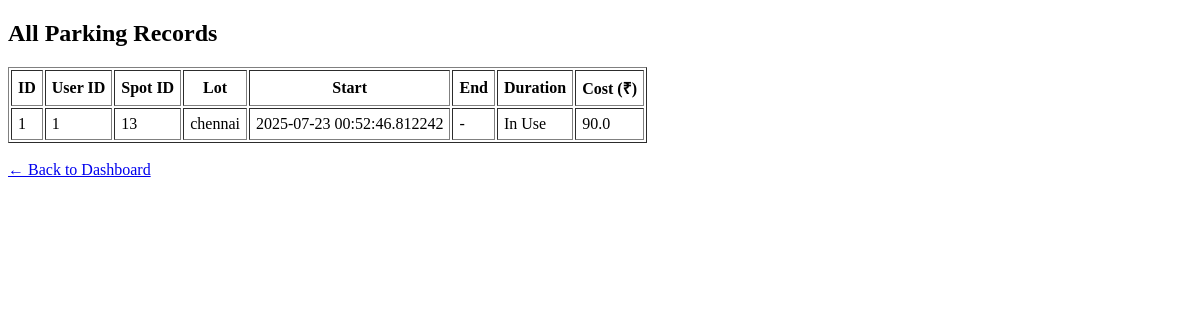
The app's page /admin/reservations, older data.
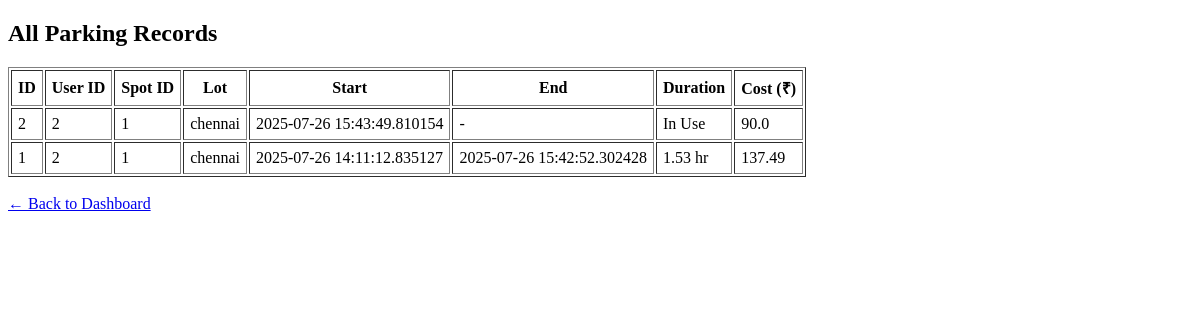
The same page, newer data.
### models/model.py (models this page shows)
class Reservation(db.Model):
    id = db.Column(db.Integer, primary_key=True)
    spot_id = db.Column(db.Integer, db.ForeignKey('parking_spot.id'), nullable=False)
    user_id = db.Column(db.Integer, db.ForeignKey('user.id'), nullable=False)
    parking_timestamp = db.Column(db.DateTime, default=datetime.utcnow)
    leaving_timestamp = db.Column(db.DateTime, nullable=True)
    parking_cost = db.Column(db.Float)

class ParkingLot(db.Model):
    id = db.Column(db.Integer, primary_key=True)
    prime_location_name = db.Column(db.String(100), nullable=False)
    price_per_hour = db.Column(db.Float, nullable=False)
    address = db.Column(db.String(200))
    pin_code = db.Column(db.String(10))
    maximum_number_of_spots = db.Column(db.Integer, nullable=False)
    spots = db.relationship('ParkingSpot', backref='lot', cascade='all, delete', lazy=True)

### controllers/admin_routes.py (the view)
    @app.route("/admin/reservations")
    def all_reservations():
        reservations = Reservation.query.order_by(Reservation.parking_timestamp.desc()).all()
        return render_template("all_reservations.html", reservations=reservations)

### templates/all_reservations.html (shortened to what this page needs)
<!DOCTYPE html>
<html>
<head>
</head>
<body>
    <h2>All Parking Records</h2>
    <table border="1" cellpadding="6">
        <tr>
            <th>ID</th>
            <th>User ID</th>
            <th>Spot ID</th>
            <th>Lot</th>
            <th>Start</th>
            <th>End</th>
            <th>Duration</th>
            <th>Cost (₹)</th>
        </tr>
        {% for r in reservations %}
        <tr>
            <td>{{ r.id }}</td>
            <td>{{ r.user_id }}</td>
            <td>{{ r.spot_id }}</td>
            <td>{{ r.spot.lot.prime_location_name }}</td>
            <td>{{ r.parking_timestamp }}</td>
            <td>{{ r.leaving_timestamp or "-" }}</td>
            <td>
                {% if r.leaving_timestamp %}
                    {% set duration = (r.leaving_timestamp - r.parking_timestamp).total_seconds() / 3600 %}
                    {{ duration|round(2) }} hr
                {% else %}
                    In Use
                {% endif %}
            </td>
            <td>{{ r.parking_cost or "-" }}</td>
        </tr>
        {% endfor %}
    </table>
    <br><a href="/admin">← Back to Dashboard</a>
</body>
</html>

Row changes from the older to the newer data that the page shows:
added Reservation: id "2", user_id "2", spot_id "1", spot.lot.prime_location_name "chennai", parking_timestamp "2025-07-26 15:43:49.810154", leaving_timestamp "-", shows "In Use", parking_cost "90.0"
changed Reservation id 1: user_id "1" → "2"; spot_id "13" → "1"; parking_timestamp "2025-07-23 00:52:46.812242" → "2025-07-26 14:11:12.835127"; leaving_timestamp "-" → "2025-07-26 15:42:52.302428"; duration (not shown) → "1.53"; parking_cost "90.0" → "137.49"; leaving_timestamp "In Use" → "hr"
